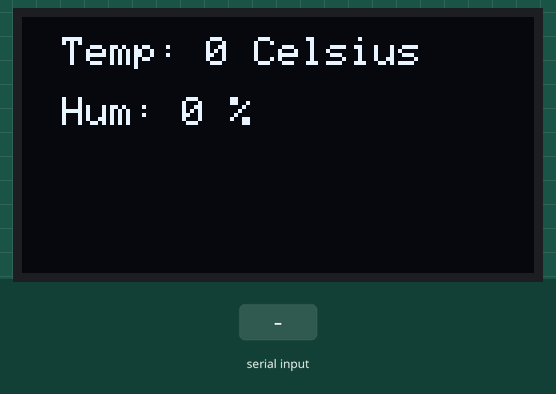
A sketch run on a simulated Arduino Uno, built with avr-gcc and run on an emulated ATmega328P. Shown: 128×64 one-colour display. The inputs (shaded band) are chosen by the test bench.

Above: at 1.2 s.
1.3 s: "1," received over Serial
At 3.0 s:
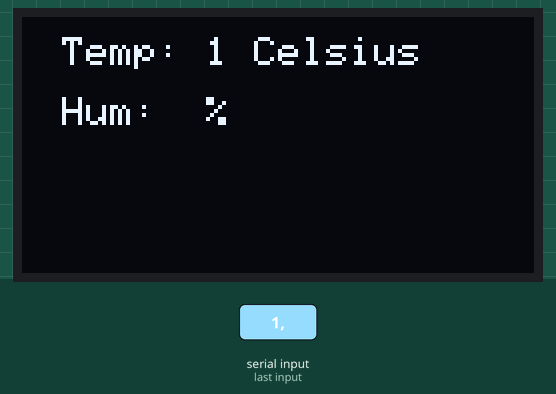
3.9 s: "0," received over Serial
At 5.3 s:
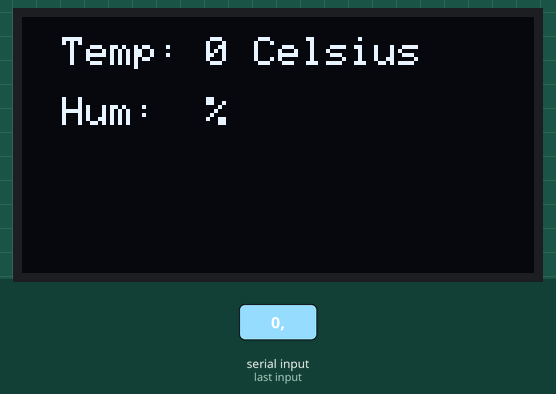
6.5 s: "2," received over Serial
Timing chart, 0 to 9.5 s (numbered marks = the images above; inputs shaded):
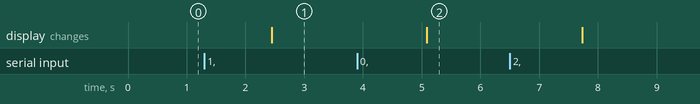

The sketch:

Advanced_Task_1.ino
```cpp
#include <SPI.h>
#include <Wire.h>
#include <Adafruit_GFX.h>
#include <Adafruit_SSD1306.h>
#define OLED_RESET 4

Adafruit_SSD1306 display(OLED_RESET);

String temp = "0";
String hum = "0";

void setup() {
  Serial.begin(115200);
  display.begin(SSD1306_SWITCHCAPVCC, 0x3C);
}

void loop() {
  if(Serial.available() > 0) {
    temp = Serial.readStringUntil(',');
    hum = Serial.readStringUntil(',');
    delay(100);
  }
  // Clear the buffer.
  display.clearDisplay();
  display.setTextColor(WHITE);
  display.setTextSize(1);
  display.setCursor(10, 5);
  display.print("Temp: ");
  display.print(temp);
  display.print(" Celsius");
  display.setCursor(10, 20);
  display.print("Hum: ");
  display.print(hum);
  display.print(" %");
  display.display();
  delay(100);
}
```

Measured:
- after the input at 1.3 s, the display: changes after 1.1 s (image 1)
- after the input at 3.9 s, the display: changes after 1.2 s (image 2)
